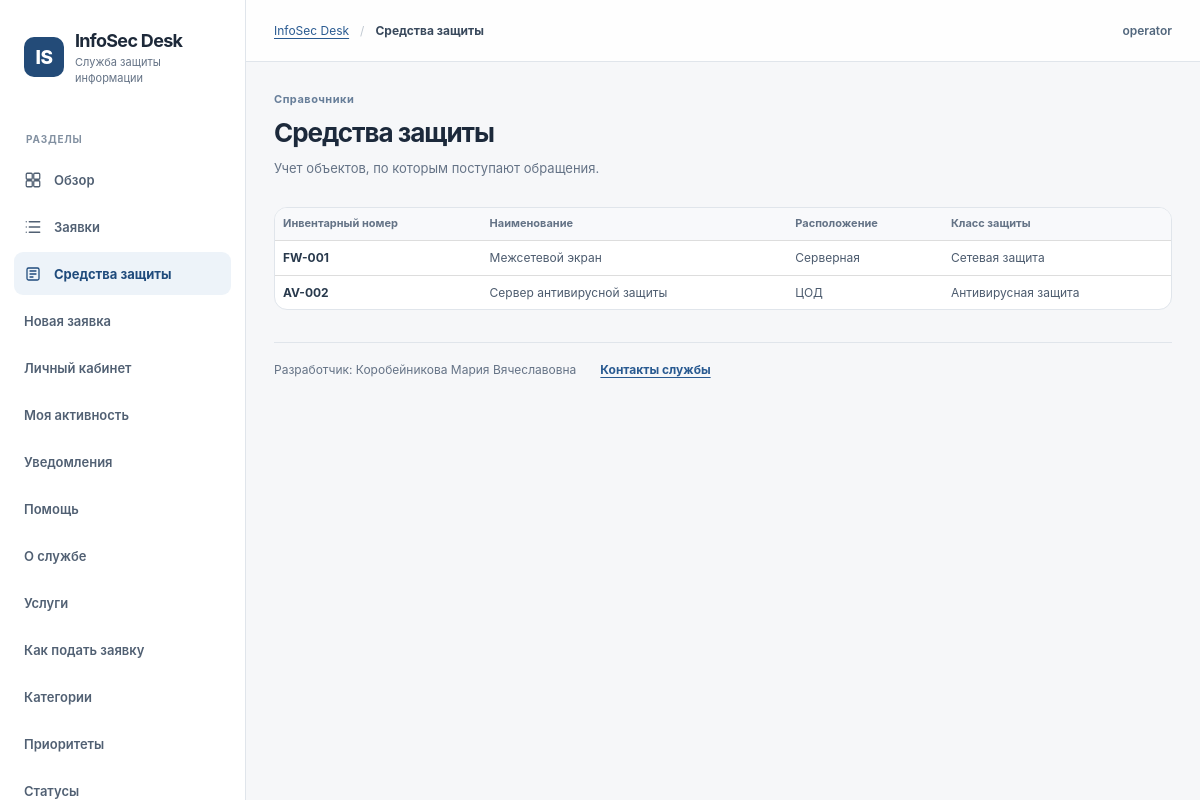
Screenshot of /assets (signed in) with the database file from the repository.
### tables this page shows
CREATE TABLE users (
    id INTEGER PRIMARY KEY,
    username TEXT NOT NULL UNIQUE COLLATE NOCASE,
    full_name TEXT NOT NULL,
    password_hash TEXT NOT NULL,
    role TEXT NOT NULL CHECK (role IN ('requester', 'operator', 'admin')),
    active INTEGER NOT NULL DEFAULT 1 CHECK (active IN (0, 1)),
    created_at TEXT NOT NULL DEFAULT (datetime('now'))
);

CREATE TABLE assets (
    id INTEGER PRIMARY KEY,
    inventory_no TEXT NOT NULL UNIQUE,
    name TEXT NOT NULL,
    location TEXT NOT NULL,
    protection_class TEXT NOT NULL,
    description TEXT NOT NULL DEFAULT '',
    active INTEGER NOT NULL DEFAULT 1 CHECK (active IN (0, 1)),
    created_at TEXT NOT NULL DEFAULT (datetime('now'))
);

### src/infosec_desk/web.py (the view)
    @app.get("/assets")
    def assets_page():
        require_user()
        return show("assets.html", "Средства защиты", assets=service.assets(db_path))

### src/infosec_desk/db.py (called while the page is built)
def connect(path: str | Path) -> sqlite3.Connection:
    db = sqlite3.connect(str(path), timeout=10)
    db.row_factory = sqlite3.Row
    db.execute("PRAGMA foreign_keys = ON")
    db.execute("PRAGMA busy_timeout = 5000")
    return db

### src/infosec_desk/security.py (called while the page is built)
def new_csrf_token() -> str:
    return secrets.token_urlsafe(32)

### src/infosec_desk/service.py (called while the page is built)
def find_user(db_path, user_id):
    with connect(db_path) as db:
        row = db.execute(
            "SELECT id,username,full_name,role,active FROM users WHERE id=?", (user_id,)
        ).fetchone()
    return dict(row) if row and row["active"] else None

def assets(db_path):
    with connect(db_path) as db:
        return [
            dict(row) for row in db.execute("SELECT * FROM assets WHERE active=1 ORDER BY name")
        ]

def get_settings(db_path):
    with connect(db_path) as db:
        settings = {
            r["setting_key"]: r["setting_value"]
            for r in db.execute("SELECT * FROM application_settings")
        }
    return {
        "help_email": settings.get("help_email", "Уточняется у администратора"),
        "office_hours": settings.get("office_hours", "Пн-Пт, 09:00-18:00"),
        "site_title": settings.get("site_title", "InfoSec Desk"),
    }

### src/infosec_desk/templates/assets.html (shortened to what this page needs)
{% extends "base.html" %}
{% block content %}
<div class="page-head"><div><p class="section-label">Справочники</p><h1>Средства защиты</h1><p class="page-description">Учет объектов, по которым поступают обращения.</p></div></div>
<section class="panel" aria-label="Список средств защиты">
  <div class="table-wrap"><table class="data-table">
    <thead><tr><th scope="col">Инвентарный номер</th><th scope="col">Наименование</th><th scope="col">Расположение</th><th scope="col">Класс защиты</th>{% if user.role == 'admin' %}<th scope="col">Действия</th>{% endif %}</tr></thead>
    <tbody>{% for asset in assets %}
      <tr><td><span class="table-strong">{{ asset.inventory_no }}</span></td><td>{{ asset.name }}</td><td>{{ asset.location }}</td><td>{{ asset.protection_class }}</td></tr>
    {% else %}
      <tr><td colspan="{{ 5 if user.role == 'admin' else 4 }}" class="empty-cell"><div class="empty-state"><strong>Средств защиты пока нет</strong><p>Добавьте объект, чтобы связывать его с заявками на обслуживание.</p></div></td></tr>
    {% endfor %}</tbody>
  </table></div>
</section>
{% endblock %}

### src/infosec_desk/templates/base.html (shortened to what this page needs)
<!DOCTYPE html>
<html lang="ru">
<head>
  <link rel="stylesheet" href="/static/style.css?v=4">
</head>
<body>
<div class="layout">
  <aside class="sidebar" aria-label="Навигация">
    <a class="brand" href="/public/overview" aria-label="InfoSec Desk, на главную">
      <span class="brand-mark" aria-hidden="true">IS</span>
      <span><strong>InfoSec Desk</strong><small>Служба защиты информации</small></span>
    </a>
    <div class="sidebar-label">Разделы</div>
    <nav class="menu" aria-label="Главное меню">
      {% if user %}
      <a href="/" class="{{ 'active' if request.path == '/' else '' }}" {% if request.path == '/' %}aria-current="page"{% endif %}>
        Обзор
      </a>
      <a href="/tickets" class="{{ 'active' if request.path.startswith('/tickets') else '' }}" {% if request.path.startswith('/tickets') %}aria-current="page"{% endif %}>
        <svg class="menu-icon" aria-hidden="true" viewBox="0 0 24 24" fill="none" stroke="currentColor" stroke-width="1.7" stroke-linecap="round" stroke-linejoin="round"><path d="M7 5h14M7 12h14M7 19h14"/><path d="M3 5h.01M3 12h.01M3 19h.01"/></svg>
        Заявки
      </a>
      <a href="/assets" class="{{ 'active' if request.path == '/assets' else '' }}" {% if request.path == '/assets' %}aria-current="page"{% endif %}>
        <svg class="menu-icon" aria-hidden="true" viewBox="0 0 24 24" fill="none" stroke="currentColor" stroke-width="1.7" stroke-linecap="round" stroke-linejoin="round"><rect x="4" y="4" width="16" height="16" rx="2"/><path d="M8 8h8M8 12h8M8 16h4"/></svg>
        Средства защиты
      </a>
      <a href="/tickets/new">Новая заявка</a>
      <a href="/profile">Личный кабинет</a>
      <a href="/my-activity">Моя активность</a>
      <a href="/notifications">Уведомления</a>
      <a href="/my-help">Помощь</a>
      {% endif %}
      <a href="/public/overview">О службе</a>
      <a href="/public/services">Услуги</a>
      <a href="/public/submit">Как подать заявку</a>
      <a href="/public/categories">Категории</a>
      <a href="/public/priorities">Приоритеты</a>
      <a href="/public/status">Статусы</a>
    </nav>
  </aside>
  <main class="content" id="main-content">
    <header class="topbar">
      <nav class="topbar-path" aria-label="Хлебные крошки">
        <a href="/public/overview">InfoSec Desk</a><span class="topbar-divider">/</span>
        <strong aria-current="page">{{ title }}</strong>
      </nav>
      <div class="topbar-account">
        <span class="topbar-user">{{ user.username if user else 'Гость' }}</span>
      </div>
    </header>
    <div class="page">
      {% block content %}{% endblock %}
      <footer class="site-footer">
        <span>Разработчик: Коробейникова Мария Вячеславовна</span>
        <a href="/public/contacts">Контакты службы</a>
      </footer>
    </div>
  </main>
</div>
</body>
</html>

### src/infosec_desk/static/style.css (style rules this page uses)
:root { font-family: -apple-system, BlinkMacSystemFont, "Segoe UI", Arial, sans-serif; color: #253041; background: #f6f7f9; font-size: 14px; line-height: 1.45; font-synthesis: none; --ink: #253041; --muted: #657386; --subtle: #8490a0; --border: #e0e5eb; --accent: #295a91; --accent-hover: #214978; --surface: #fff; --canvas: #f6f7f9; --ring: #90b8ea; }
* { box-sizing: border-box; }
body { margin: 0; }
a { color: inherit; text-decoration: none; }
.layout { display: flex; min-height: 100vh; }
.sidebar { width: 246px; min-width: 246px; display: flex; flex-direction: column; padding: 28px 14px 18px; background: var(--surface); border-right: 1px solid var(--border); position: sticky; top: 0; height: 100vh; }
.brand { display: flex; gap: 11px; align-items: center; padding: 0 10px; margin: 0 0 45px; }
.brand-mark { display: grid; place-items: center; flex: 0 0 40px; height: 40px; width: 40px; border-radius: 10px; font-weight: 800; font-size: 19px; letter-spacing: -.6px; color: white; background: #234b78; }
.brand strong { display: block; font-weight: 720; font-size: 18px; letter-spacing: -.7px; color: #1d2939; }
.brand small { display: block; margin-top: 1px; color: var(--muted); font-size: 11px; }
.sidebar-label { padding: 0 12px; margin-bottom: 12px; text-transform: uppercase; letter-spacing: .08em; font-size: 10px; font-weight: 700; color: #8290a1; }
.menu { display: grid; gap: 4px; }
.menu a { display: flex; align-items: center; gap: 12px; min-height: 43px; padding: 10px 13px; border-radius: 9px; font-size: 13px; font-weight: 570; color: #516073; transition: background .15s ease, color .15s ease; }
.menu a.active { background: #edf3f9; color: #1f4b7c; font-weight: 690; }
.menu-icon { width: 18px; height: 18px; display: block; flex: 0 0 18px; }
.content { flex: 1; min-width: 0; }
.topbar { min-height: 62px; border-bottom: 1px solid var(--border); background: rgba(255,255,255,.9); display: flex; justify-content: space-between; align-items: center; gap: 20px; padding: 0 38px; }
.topbar-path { display: flex; align-items: center; gap: 11px; color: var(--muted); font-size: 12px; }
.topbar-path strong { font-weight: 650; color: #39495c; }
.topbar-divider { color: #c0c8d1; }
.topbar-user { font-size: 12px; color: #52677d; font-weight: 600; }
.page { max-width: 1490px; margin: 0 auto; padding: 38px 40px 70px; }
.page-head { display: flex; align-items: flex-start; justify-content: space-between; gap: 22px; margin-bottom: 28px; }
.page-head h1, .page-title { margin: 0; color: #1c293b; font-size: clamp(26px, 2.1vw, 33px); font-weight: 720; letter-spacing: -1px; line-height: 1.25; }
.page-description { margin: 9px 0 0; color: var(--muted); font-size: 13px; line-height: 1.6; }
.section-label { margin: 0 0 9px; color: #677e99; font-size: 11px; font-weight: 720; letter-spacing: .045em; }
p { margin-top: 0; }
.panel { margin-top: 22px; overflow: hidden; border: 1px solid var(--border); border-radius: 13px; background: #fff; }
.table-wrap { overflow-x: auto; }
.data-table { width: 100%; border-collapse: collapse; text-align: left; font-size: 12px; }
.data-table th { padding: 14px 20px; font-size: 11px; font-weight: 660; color: #647386; white-space: nowrap; background: #f8f9fb; border-bottom: 1px solid #e7ecf0; }
.data-table td { padding: 17px 20px; border-bottom: 1px solid #edf0f3; color: #4c5b6e; vertical-align: middle; }
.data-table tr:last-child td { border-bottom: 0; }
.table-strong { color: #28394c; font-weight: 670; }
@media (max-width:1280px) { .page { padding: 30px 28px 55px; } }
@media (max-width:1280px) { .topbar { padding: 0 28px; } }
.topbar-account { display: flex; align-items: center; gap: 14px; flex-shrink: 0; }
.topbar-path a { color: var(--accent); text-decoration: underline; text-underline-offset: 3px; }
.sidebar { overflow-y: auto; max-height: 100vh; }
.menu a { padding: 8px 10px; }
.site-footer { margin-top: 32px; padding: 18px 0 0; border-top: 1px solid var(--border); display: flex; flex-wrap: wrap; align-items: center; gap: 9px 24px; color: var(--muted); font-size: 12px; line-height: 1.5; }
.site-footer a { color: var(--accent); text-decoration: underline; text-underline-offset: 3px; font-weight: 650; }
.panel table { width: 100%; border-collapse: collapse; }
.panel th, .panel td { border-bottom: 1px solid #ddd; text-align: left; padding: 8px; vertical-align: top; overflow-wrap: anywhere; }
.data-table td { overflow-wrap: anywhere; }

### rows the page displays
users: username "operator"
assets: inventory_no "FW-001", name "Межсетевой экран", location "Серверная", protection_class "Сетевая защита"
assets: inventory_no "AV-002", name "Сервер антивирусной защиты", location "ЦОД", protection_class "Антивирусная защита"

### other values shown
{{ title }} "Средства защиты"
